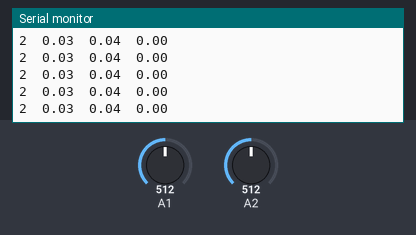
A sketch run on a simulated Arduino Uno, built with avr-gcc and run on an emulated ATmega328P. Parts: the last lines printed to the serial monitor. The test bench sets the inputs (shaded band); at power-on: A2 = 512, A1 = 512.

Above: at 2.2 s.
2.3 s: A2 set to 716
At 3.4 s:
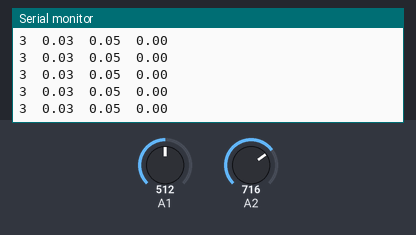
5.3 s: A1 set to 306
At 5.9 s:
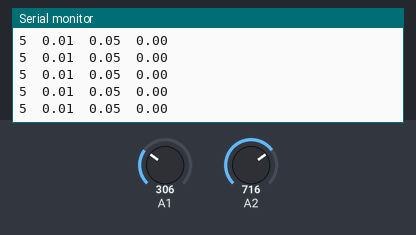
6.8 s: A2 set to 900
At 7.8 s:
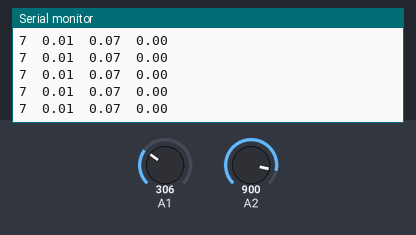
8.3 s: A1 set to 511
At 9.1 s:
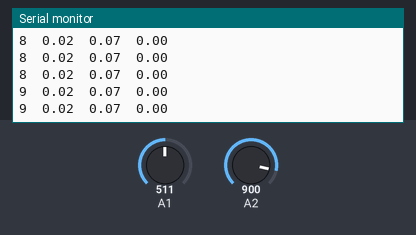
Timing chart, 0 to 11.3 s (numbered marks = the images above; inputs shaded):
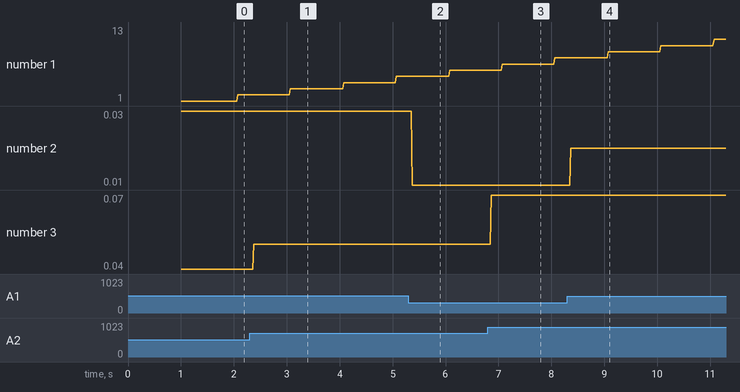

Measured:
- after the input at 2.3 s, the serial monitor: prints a new line after 0.07 s (image 1)
- after the input at 5.3 s, the serial monitor: prints a new line after 0.07 s (image 2)
- after the input at 6.8 s, the serial monitor: prints a new line after 0.07 s (image 3)
- after the input at 8.3 s, the serial monitor: prints a new line after 0.06 s (image 4)
- plotted number 2: 0.03 → 0.01 after the input at 5.3 s, 0.01 → 0.02 after the input at 8.3 s
- plotted number 3: 0.04 → 0.05 after the input at 2.3 s, 0.05 → 0.07 after the input at 6.8 s

The sketch:

PIDExample_Arduino.ino
```cpp
double PosRef = 0;
double Pos = 0;
double Error = 0;
double Error_dot = 0;
double Error_int = 0;
double Control_U = 0;
double Control_U_max = 255;
double Control_U_min = 0;

double KP = 0;
double KI = 0;
double KD = 0;

double Delta_t = 0;

double Error_filt = 0;
double Error_filt_prev = 0;
double alpha = 0.9;

unsigned long time_cur = 0;
unsigned long time_prev = 0;

double Poten2Meter = (5.0/1023.0)*0.01;
double Sense2Meter = (5.0/1023.0)*0.015;

void setup() {
  Serial.begin(9600);
  delay(1000);
  time_prev = millis();
}

void loop() {

   delay(5);                             // For slowing down the sampling rate if it is too fast

   PosRef = analogRead(1)*Poten2Meter;   // Read reference command from the potentiometer and convert it to meters
   Pos = analogRead(2)*Sense2Meter;      // Read sensor output and convert it to meters

   Error = PosRef-Pos;                  // Feedback Error

   Error_filt = Error_filt * alpha + Error * (1-alpha);  // Filter the error for derivative calculation if the signal is noisy

   time_cur = millis();
   Delta_t = time_cur - time_prev;     // Calculate Delta_t

   Error_dot = (Error_filt-Error_filt_prev)/Delta_t;     // Calculate Error derivative

   Error_int = Error_int + Error*Delta_t;                // Calculate Error integral

   Control_U = KP*Error + KI*Error_int + KD*Error_dot;   // Compute the control signal

   if (Control_U > Control_U_max)
   {
      Control_U = Control_U_max;              // Control saturation
      Error_int = Error_int - Error*Delta_t;  // Integrtor anti-windup (prevent error integrator from winding up)
   }

   if (Control_U < Control_U_min)
   {
      Control_U = Control_U_min;              // Control saturation
      Error_int = Error_int - Error*Delta_t;  // Integrtor anti-windup (prevent error integrator from winding up)
   }

   analogWrite(1,floor(Control_U));   // Apply the control signal to actuator through PWM at pin#1

   Error_filt_prev = Error_filt;
   time_prev = time_cur;

   Serial.print(time_cur/1000);   // Prints time in seconds
   Serial.print("\t");            // Prints a tab

   Serial.print(PosRef);
   Serial.print("\t");

   Serial.print(Pos);
   Serial.print("\t");

   Serial.println(Control_U);

}
```
